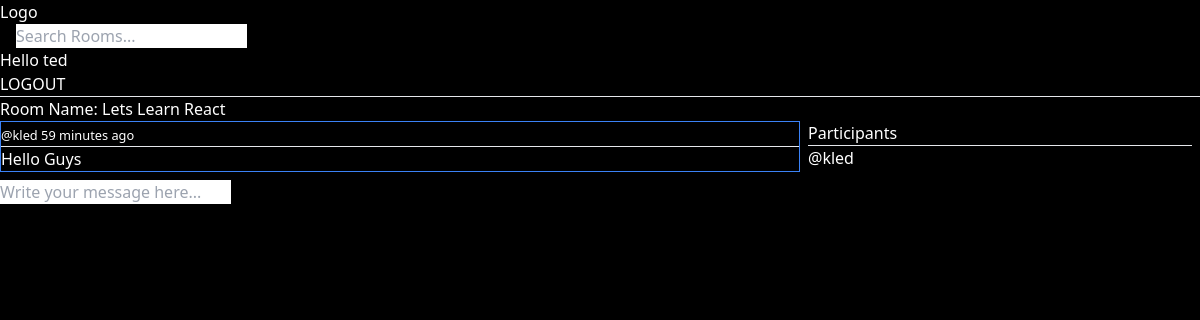
The app's page /room/6/ (signed in) with its own data.
### base/models.py (models this page shows, shortened)
class Room(models.Model):
    host = models.ForeignKey(User, on_delete=models.SET_NULL, null=True)
    topic = models.ForeignKey(Topic, on_delete=models.SET_NULL, null=True)
    name = models.CharField(max_length=200)
    description = models.TextField(null=True, blank=True)
    participants = models.ManyToManyField(User, related_name='participants', blank=True)
    updated = models.DateTimeField(auto_now=True)
    created = models.DateTimeField(auto_now_add=True)
    class Meta:
        ordering = ['-updated', '-created']
    def __str__(self):
        return self.name

class Message(models.Model):
    user = models.ForeignKey(User, on_delete=models.CASCADE)
    room = models.ForeignKey(Room, on_delete=models.CASCADE)
    body = models.TextField()
    updated = models.DateTimeField(auto_now=True)
    created = models.DateTimeField(auto_now_add=True)
    class Meta:
        ordering = ['-updated', '-created']

### base/views.py (the view, shortened to what this page needs)
# urls.py: path('room/<str:pk>/', views.room, name='room'),
def room(request, pk):
    room = Room.objects.get(id=pk)
    room_messages = room.message_set.all().order_by('-created')
    participants = room.participants.all()
    context = {'information': room, 'room_messages': room_messages, 'participants': participants}
    return render(request, 'base/room.html', context)

### base/templates/base/room.html (shortened to what this page needs)
{% extends 'main.html'%} {% block content %} {% if information%}
<h1>Room Name: {{information}}</h1>
{{information.description}} {% else %}
<h1>Room</h1>
{% endif %}
<div class="grid grid-cols-3">
  <div class="col-span-2">
    {% for room_message in room_messages %}
    <div class="border border-blue-500 mb-2">
      <small
        >@{{room_message.user}} {{room_message.created|timesince}} ago</small
      >
      <hr />
      <p>{{room_message.body}}</p>
    </div>
    {% endfor %} {% if request.user.is_authenticated %}
    <div>
      <form action="" method="post">
        <input
          type="text"
          name="body"
          placeholder="Write your message here..."
          class="text-black"
        />
      </form>
    </div>
    {% endif %}
  </div>
  <div class="px-2">
    <h3>Participants</h3>
    <hr />
    {% for user in participants %}
    <p>@{{user.username}}</p>
    {%endfor%}
  </div>
</div>
{% endblock %}

### templates/navbar.html
<a href="/">
  <h1>Logo</h1>
</a>
<form action="" method="GET" action="{% url 'home' %}" class="text-black mx-4">
  <input type="text" name="q" id="q" placeholder="Search Rooms..." />
</form>
{% if request.user.is_authenticated %}
<p>Hello {{request.user}}</p>
<a href="{% url 'logout' %}">LOGOUT</a>
{% else %}
<a href="{% url 'login' %}">LOGIN</a>
{% endif %}
<hr />

### records on screen
Room: name "Lets Learn React"
Message: user "kled", created "59 minutes", body "Hello Guys"

### other values on screen
{{ request.user }} "ted"
{{ user.username }} "kled"
